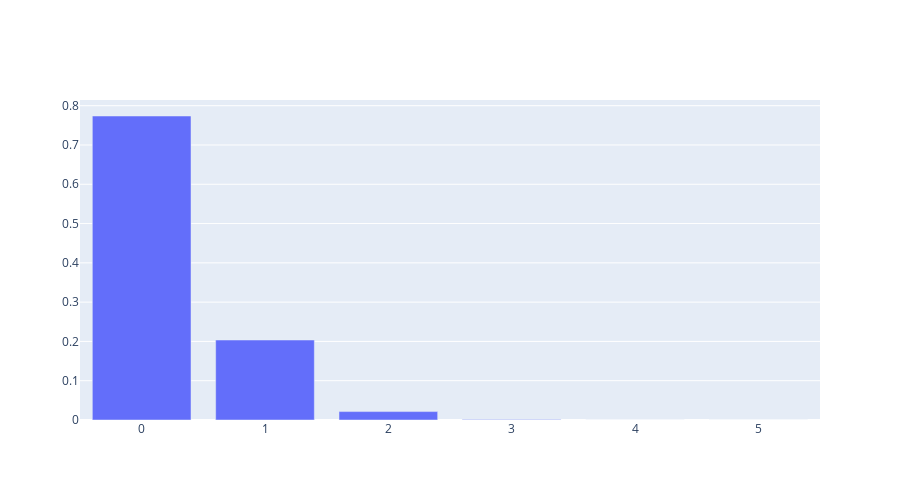

Notebook code for this chart:
### Markdown cell above
${Real World Application}$

An eletrcial companyt hired you as a data scientist, the company was wondering if there current pilot batch of electronic parts is good for public consumption. Currently a lot of 5,000 electrical fuses is assumed to contain 5% defectives. If a sample of 5 fuses is tested, find the probability of observing at least one is defective. Is 5% too high?

Given:
n = 5
Success = 0 (by the condition that at least 1 is defective).

$P(failed) = 1 - success = 1 - working \ condition$

$p(y) = 1-p(0) = 1-\begin{pmatrix}5 \\ 0 \end{pmatrix} p^0(1-p)^5 = 1 - (\frac{5!}{0!(5-0)!})(0.05)^0(1-0.05)^{5-0} = 1-(0.95)^5 = 0.226$

### Code cell
from scipy.stats import binom
import plotly.graph_objects as go
# setting the values
# of n and p
n = 5
p = 0.05
# defining list of r values
r_values = list(range(n + 1))
# list of pmf values
dist = [binom.pmf(r, n, p) for r in r_values ]

# plotting the graph
fig = go.Figure(data=[
    go.Bar(x=r_values, y=dist, name = "Prob.")
])
# Change the bar mode
fig.update_layout(barmode='stack')
fig.update_layout(height = 500)
fig.show()

### Figure 1 — Plotly figure (JSON) as saved in the notebook; plotly's stock layout.template omitted (floating-point values rounded to 4 significant figures)
{"data": [{"name": "Prob.", "type": "bar", "x": [0, 1, 2, 3, 4, 5], "y": [0.7738, 0.2036, 0.02143, 0.001128, 2.969e-05, 3.125e-07]}], "layout": {"barmode": "stack", "height": 500}}
